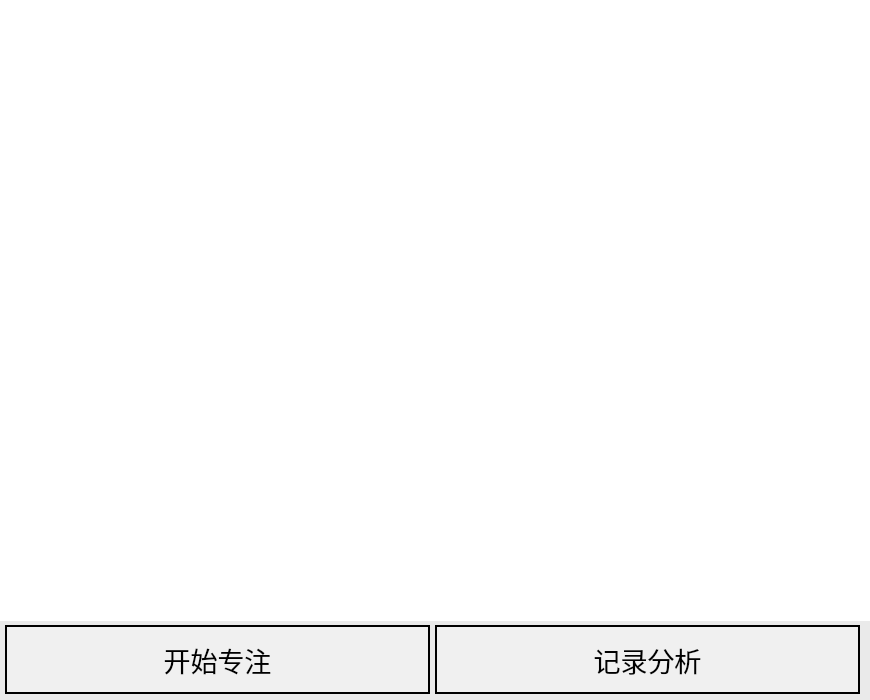
<?xml version="1.0" encoding="UTF-8"?>
<ui version="4.0">
 <class>FocusWidget</class>
 <widget class="QWidget" name="FocusWidget">
  <property name="geometry">
   <rect>
    <x>0</x>
    <y>0</y>
    <width>870</width>
    <height>700</height>
   </rect>
  </property>
  <property name="windowTitle">
   <string>Form</string>
  </property>
  <property name="styleSheet">
   <string notr="true">background-color: rgb(255, 255, 255);</string>
  </property>
  <widget class="QLabel" name="background">
   <property name="geometry">
    <rect>
     <x>0</x>
     <y>0</y>
     <width>870</width>
     <height>700</height>
    </rect>
   </property>
   <property name="styleSheet">
    <string notr="true">background-color: rgb(234, 234, 234);</string>
   </property>
   <property name="text">
    <string/>
   </property>
  </widget>
  <widget class="QLabel" name="navBarBackGround">
   <property name="geometry">
    <rect>
     <x>0</x>
     <y>630</y>
     <width>870</width>
     <height>70</height>
    </rect>
   </property>
   <property name="styleSheet">
    <string notr="true">background-color: rgb(234, 234, 234);</string>
   </property>
   <property name="text">
    <string/>
   </property>
  </widget>
  <widget class="QWidget" name="contentWidget" native="true">
   <property name="geometry">
    <rect>
     <x>0</x>
     <y>0</y>
     <width>870</width>
     <height>621</height>
    </rect>
   </property>
   <property name="styleSheet">
    <string notr="true"/>
   </property>
  </widget>
  <widget class="QPushButton" name="startFocusButton">
   <property name="geometry">
    <rect>
     <x>5</x>
     <y>625</y>
     <width>425</width>
     <height>69</height>
    </rect>
   </property>
   <property name="sizePolicy">
    <sizepolicy hsizetype="Minimum" vsizetype="Preferred">
     <horstretch>0</horstretch>
     <verstretch>0</verstretch>
    </sizepolicy>
   </property>
   <property name="font">
    <font>
     <pointsize>20</pointsize>
    </font>
   </property>
   <property name="styleSheet">
    <string notr="true">border-style: solid;
border-width: 2px;
border-color:   rgb(0, 0, 0);
background-color:  rgb(240, 240, 240);
border-radius: 2em;</string>
   </property>
   <property name="text">
    <string>开始专注</string>
   </property>
  </widget>
  <widget class="QPushButton" name="dataViewButton">
   <property name="geometry">
    <rect>
     <x>435</x>
     <y>625</y>
     <width>425</width>
     <height>69</height>
    </rect>
   </property>
   <property name="sizePolicy">
    <sizepolicy hsizetype="Minimum" vsizetype="Preferred">
     <horstretch>0</horstretch>
     <verstretch>0</verstretch>
    </sizepolicy>
   </property>
   <property name="font">
    <font>
     <pointsize>20</pointsize>
    </font>
   </property>
   <property name="styleSheet">
    <string notr="true">border-style: solid;
border-width: 2px;
border-color:   rgb(0, 0, 0);
background-color:  rgb(240, 240, 240);
border-radius: 2em;</string>
   </property>
   <property name="text">
    <string>记录分析</string>
   </property>
  </widget>
  <zorder>background</zorder>
  <zorder>navBarBackGround</zorder>
  <zorder>startFocusButton</zorder>
  <zorder>dataViewButton</zorder>
  <zorder>contentWidget</zorder>
 </widget>
 <resources/>
 <connections/>
</ui>
